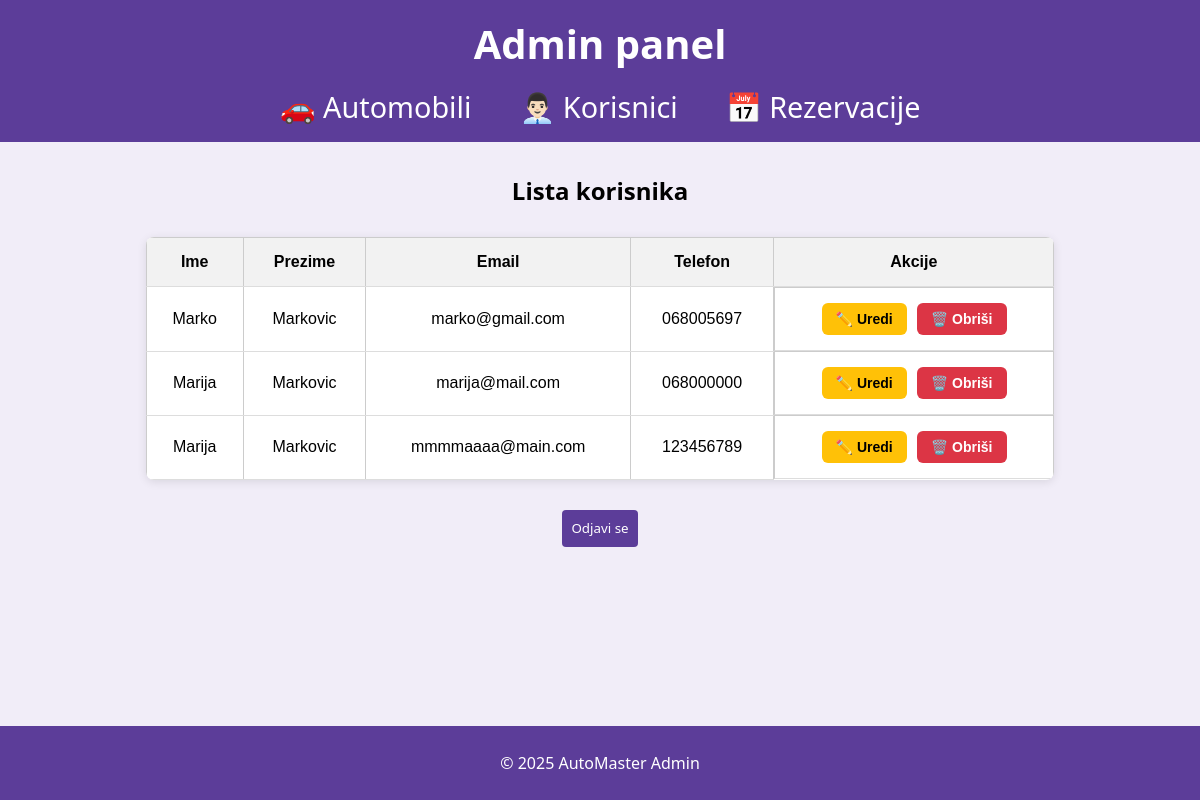
The app's page /admin/users (signed in), older data.
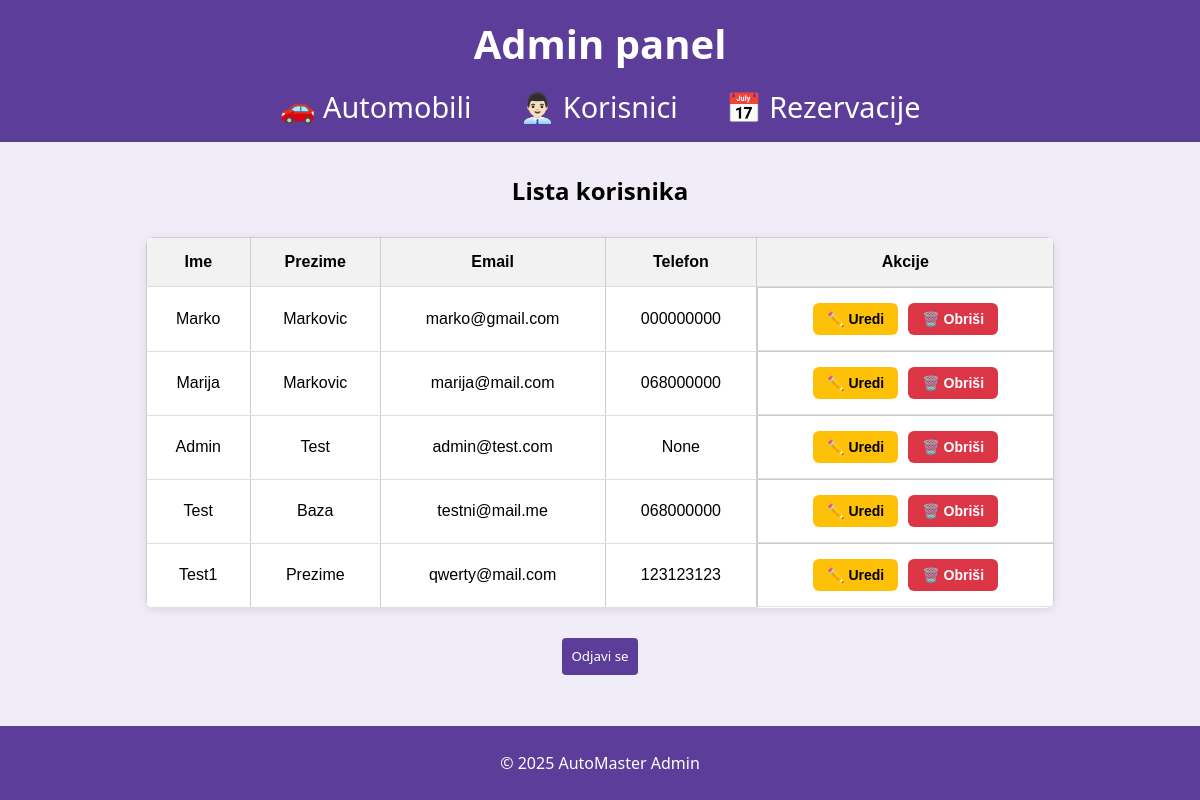
The same page, newer data.
### app/models.py (models this page shows)
class User(db.Model, UserMixin):
    __tablename__ = "users"
    id = db.Column(db.Integer, primary_key=True)
    first_name = db.Column(db.String(50))
    last_name = db.Column(db.String(50))
    phone = db.Column(db.String(20))
    email = db.Column(db.String(120), unique=True, nullable=False)
    password = db.Column(db.String(128))
    role = db.Column(db.String(20), default="user")
    reservations = db.relationship("Reservation", backref="user", lazy="select")
    reviews = db.relationship("Review", backref="user", lazy="select")

### app/routes.py (the view)
@bp.route("/admin/users")
@login_required
def admin_users():
    if current_user.role != "admin":
        flash("Nemate pristup ovoj stranici.", "danger")
        return redirect(url_for("main.cars"))
    users = User.query.all()
    return render_template("admin/users.html", users=users)

### app/__init__.py (called while the page is built)
def create_app():
    app = Flask(__name__)
    app.config["SQLALCHEMY_DATABASE_URI"] = "sqlite:///app.db"
    app.config["SQLALCHEMY_TRACK_MODIFICATIONS"] = False
    app.config["SECRET_KEY"] = "6f3b1c832e2e4d9b9f2fc5a5d4d20e13"
    app.config["UPLOAD_FOLDER"] = os.path.join(app.root_path, "static", "uploads")
    from app.routes import bp
    app.register_blueprint(bp)
    db.init_app(app)
    from app import routes
    login_manager.init_app(app)
    @login_manager.user_loader
    def load_user(user_id):
        return User.query.get(int(user_id))
    return app

### app/templates/admin/users.html (shortened to what this page needs)
<!DOCTYPE html>
<html lang="hr">
<head>
    <link rel="stylesheet" href="{{ url_for('static', filename='css/style.css') }}" />
</head>
<body>
    <header>
        <h1 class="site-title">Admin panel</h1>
        <nav>
            <ul>
                <li><a href="{{ url_for('main.admin_cars') }}">🚗 Automobili</a></li>
                <li><a href="{{ url_for('main.admin_users') }}">👨🏻‍💼 Korisnici</a></li>
                <li><a href="{{ url_for('main.admin_reservations') }}">📅 Rezervacije</a></li>
            </ul>
        </nav>
    </header>
    <main>
        <section>
            <h2>
                <center>Lista korisnika</center>
            </h2>
            <table class="users-admin">
                <thead>
                    <tr>
                        <th>Ime</th>
                        <th>Prezime</th>
                        <th>Email</th>
                        <th>Telefon</th>
                        <th>Akcije</th>
                    </tr>
                </thead>
                <tbody>
                    {% for user in users %}
                    <tr>
                        <td>{{ user.first_name }}</td>
                        <td>{{ user.last_name }}</td>
                        <td>{{ user.email }}</td>
                        <td>{{ user.phone }}</td>
                        <td class="button-row">
                            <a href="{{ url_for('main.admin_edit_user', user_id=user.id) }}"
                                class="link-button yellow">✏️ Uredi</a>
                            <form method="POST" action="{{ url_for('main.admin_delete_user', user_id=user.id) }}"
                                style="display:inline;">
                                <button type="submit" class="link-button red"
                                    onclick="return confirm('Obrisati korisnika?')">🗑️ Obriši</button>
                            </form>
                        </td>
                    </tr>
                    {% endfor %}
                </tbody>
            </table>
            <form method="get" action="{{ url_for('main.logout') }}" class="register-form">
                <center><button type="submit" style="margin-top: 20px;width: fit-content;">Odjavi se</button></center>
            </form>
        </section>
    </main>
    <footer>
        <p>&copy; 2025 AutoMaster Admin</p>
    </footer>
</body>
</html>

Row changes from the older to the newer data that the page shows:
removed User: first_name "Marija", last_name "Markovic", email "mmmmaaaa@main.com", phone "123456789"
changed User "Marko": phone "068005697" → "000000000"
added User: first_name "Admin", last_name "Test", email "admin@test.com", phone "None"
added User: first_name "Test", last_name "Baza", email "testni@mail.me", phone "068000000"
added User: first_name "Test1", last_name "Prezime", email "qwerty@mail.com", phone "123123123"
